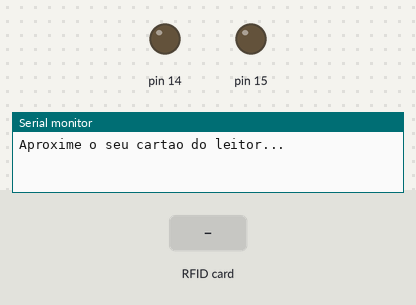
Simulated run of this sketch. Board: Arduino Mega 2560, built for the host (arithmetic inside an expression is 32-bit, double 64-bit). Shown: output pins drawn as LEDs (lit = HIGH), the last lines printed to the serial monitor. Inputs (shaded band) come from the test bench. WiFi joins after 1.5 s; servers stay silent unless stated.

Above: at 1.2 s.
1.3 s: RFID card 5E 7A 19 C4 held to the reader
At 3.5 s:
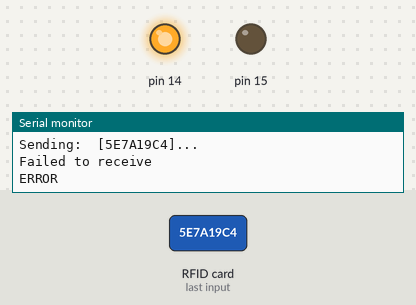
Timing chart, 0 to 5.3 s (numbered marks = the images above; inputs shaded):
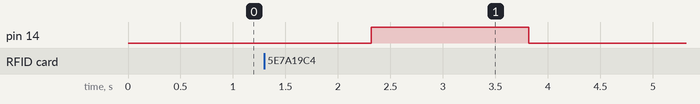

The sketch:

CtrlClassArduino.ino
```cpp
#include <SPI.h>
#include <MFRC522.h>
#include <Ethernet.h>
#include <EthernetUdp.h> // UDP library from: bjoern@cs.stanford.edu 12/30/2008

MFRC522 mfrc522(49, 48);

byte mac[] = { 0xDE, 0xAD, 0xBE, 0xEF, 0xFE, 0xED };
IPAddress ipServer(192, 168, 137, 1);
IPAddress ip(192, 168, 137, 2);
unsigned int localPort = 8888;
unsigned int serverPort = 6000;
EthernetUDP Udp; // An EthernetUDP instance to let us send and receive packets over UDP
char packetBuffer[UDP_TX_PACKET_MAX_SIZE]; // Buffer to hold incoming packet,

void setup(){
  Serial.begin(9600); // config Serial
  Ethernet.begin(mac, ip); // start Ethernet
  Udp.begin(localPort); // start UDP
  SPI.begin(); // start RFID
  mfrc522.PCD_Init();
  pinMode(14, OUTPUT); digitalWrite(14, LOW); // config 14 Saida
  pinMode(15, OUTPUT); digitalWrite(15, LOW); // config 15 Saida
}

void loop(){
  Serial.println("Aproxime o seu cartao do leitor...\n");
  rfid();
}

void sendToServer(String tag){
  Serial.print("Sending:  ["); Serial.print(tag.c_str()); Serial.println("]...");
  Udp.beginPacket(ipServer, serverPort); Udp.write(tag.c_str());
  Udp.endPacket();
}

int receiveFromServer(){
  if (Udp.parsePacket()){
    Serial.print("Received packet from ");
    for (int i = 0; i < 4; i++) Serial.print( (Udp.remoteIP())[i], DEC);
    Serial.print(", port "); Serial.println(Udp.remotePort());

    for(int i=0; i<UDP_TX_PACKET_MAX_SIZE; i++) packetBuffer[i] = 0;
    Udp.read(packetBuffer, UDP_TX_PACKET_MAX_SIZE);
    Serial.print("Received:  ["); Serial.print(packetBuffer); Serial.println("]");

    return strcmp(packetBuffer, "true") == 0;
  }
  Serial.println("Failed to receive"); return -1;
}

int isAllowed(String tag){ //retorna se o usuario está permitido ou nao
  Serial.println("Checking if UID is authorized...");
  sendToServer(tag); delay(1000);
  return receiveFromServer();
}

void check(String tag){
  Serial.println("TAG: " + tag);
  int stat = isAllowed(tag);
  if(stat == 1) outOk(); // Autorizado
  if(stat == 0) outNo(); // Não autorizado
  if(stat == -1) outEr(); // Erro
  delay(500);
  Serial.println("**********************\n");
}

void rfid(){
  // Verifica se tem algum cartão presente e se é possível ler sua TAG
  while ( ! mfrc522.PICC_IsNewCardPresent() || ! mfrc522.PICC_ReadCardSerial() ) delay(100) ;
  // Formata a tag para uma variável String
  String tag= "";
  for (byte i = 0; i < mfrc522.uid.size; i++) tag.concat(String(mfrc522.uid.uidByte[i], HEX));
  tag.toUpperCase();
  // Executa instruções de checagem para definir se a TAG está autorizada ou não
  check(tag);
}

void outOk(){
  Serial.println("Usuário autorizado");
  digitalWrite(15, HIGH);
  digitalWrite(14, HIGH); delay(50); digitalWrite(14, LOW); delay(50);
  digitalWrite(14, HIGH);  delay(50); digitalWrite(14, LOW);
  digitalWrite(15, LOW);
}

void outNo(){
  Serial.println("Não está autorizado");
  digitalWrite(14, HIGH); delay(150); digitalWrite(14, LOW); delay(50);
  digitalWrite(14, HIGH); delay(50); digitalWrite(14, LOW); delay(50);
  digitalWrite(14, HIGH); delay(50); digitalWrite(14, LOW); delay(50);
  digitalWrite(14, HIGH); delay(50); digitalWrite(14, LOW);
}

void outEr(){
  Serial.println("ERROR");
  digitalWrite(14, HIGH); delay(1500); digitalWrite(14, LOW);
}
```

Measured:
- after the input at 1.3 s, pin 14: LOW → HIGH after 1.0 s, → LOW 1.5 s later
